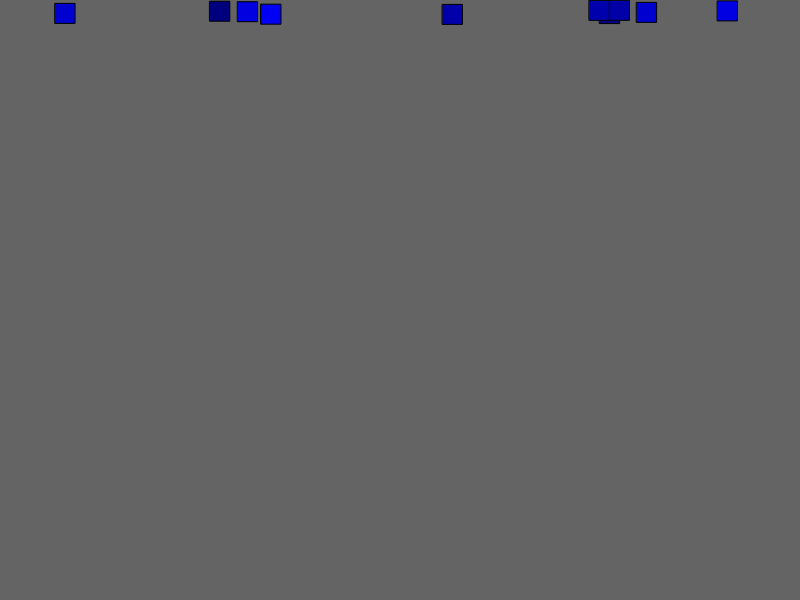
Frame 1 (no input)
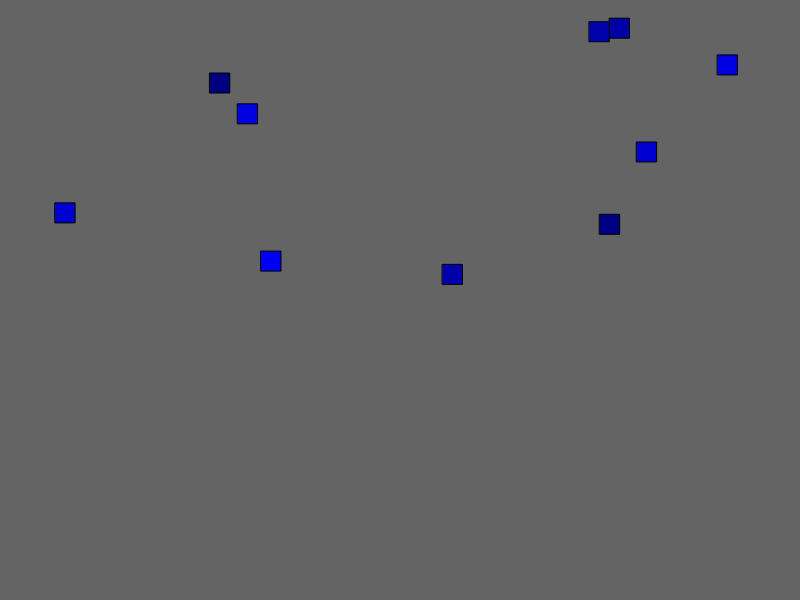
Frame 60 (no input)
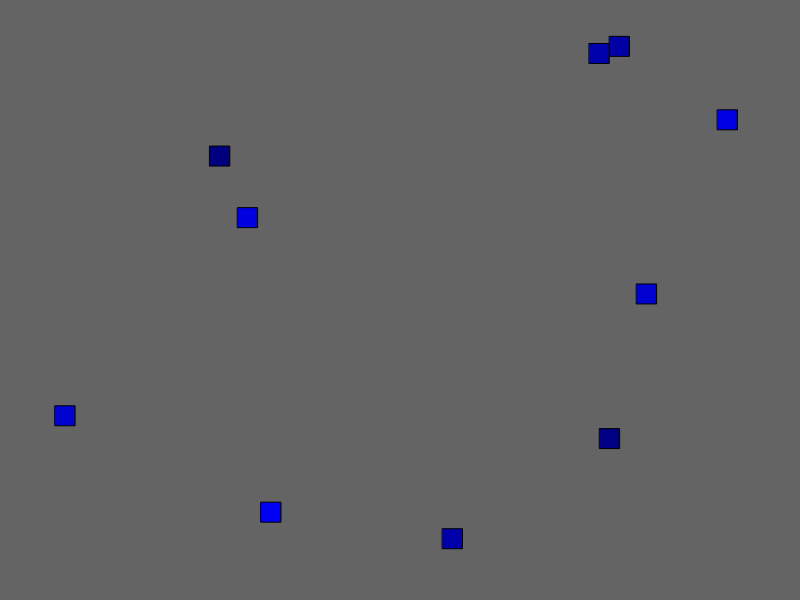
Frame 120 (the mouse pressed at the canvas centre since frame 60)

The p5.js sketch that drew these frames (run headless with seeded random() and noise() and a simulated clock; from frame 60 on, the mouse is pressed at the canvas centre):

// p5.js sketch
// ── sketch.js
var cars = [];

function setup() {
  createCanvas(800, 600)

  for (var i = 0; i < 10; i++) {
    cars.push(new Car(random(5)));
  }

}

function draw() {
  background(100);

  print(cars[0].yMov);

  for (var i = 0; i < 10; i++) {
    cars[i].update();

    if (mouseY > cars[i].yMov && mouseY < (cars[i].yMov + 20)) {
      if (mouseX > cars[i].xPos && mouseX < (cars[i].xPos + 20)) {
        cars[i].color = 0;
        cars[i].speed = 0;
      }
    }

  }

}

function Car(tempSpeed) {

  this.speed = tempSpeed;
  this.color = random(100, 255);
  this.yMov = 0;
  this.xPos = random(width);
  this.sqWidth = 20;

  this.update = function () {
    this.yMov += this.speed;
    fill(0, 0, this.color);
    square(this.xPos, this.yMov, this.sqWidth);
  }

}
